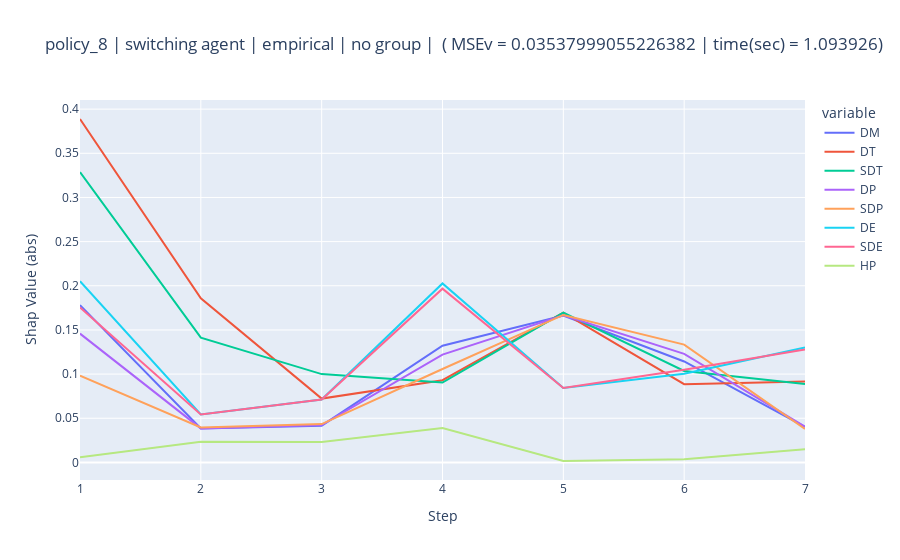

The cell this chart's notebook holds for it:
### Markdown cell above
#### Empirical | No group

### Code cell
df_shapley, pred_explain, internal, timing,MSEv,df = group_shap_single_exp(base_config,approach='empirical')
print(df['action'].unique())
fig =px.line(data_frame=df_shapley[["DM","DT","SDT","DP","SDP","DE","SDE","HP"]].abs(),
             x= df_shapley[["DM","DT","SDT","DP","SDP","DE","SDE","HP"]].index ,
             y = df_shapley[["DM","DT","SDT","DP","SDP","DE","SDE","HP"]].columns,
             title =f"{base_config["lvl"]} | switching agent | empirical | no group |  ( MSEv = {MSEv["MSEv"]['MSEv'].iloc[0]} | time(sec) = {timing["total_time_secs"]})"
             ).update_layout(xaxis_title="Step", yaxis_title="Shap Value (abs)")
fig.show()
MSEv["MSEv"]
img =gen_action_map(df,f=f'./README/resources/md_stages_screenshots/md-{base_config['lvl']}-v0_step0.jpg')
plt.imshow(img)

df_summary= groupShap_quant_results(df_shapley,df,MSEv,timing,approach='empirical',grouping= None)
# group_shap_resluts_to_csv(df_shapley,df,timing,MSEv,approach='empirical',grouping= None,csv="groupShap_analysis/data/level_groupShap_summary.csv")
# df.loc[(df['run']==0)]
# df['action'].loc[(df['run']==0)]

# df_shapley.reset_index()

#TODO add stat stuff
# df_shapley
df_summary

### Figure 1 — Plotly figure (JSON) as saved in the notebook; plotly's stock layout.template omitted (floating-point values rounded to 4 significant figures)
{"data": [{"hovertemplate": "variable=DM<br>index=%{x}<br>value=%{y}<extra></extra>", "legendgroup": "DM", "line": {"color": "#636efa", "dash": "solid"}, "marker": {"symbol": "circle"}, "mode": "lines", "name": "DM", "orientation": "v", "showlegend": true, "type": "scatter", "x": ["1", "2", "3", "4", "5", "6", "7"], "xaxis": "x", "y": [0.1781, 0.03839, 0.04164, 0.1321, 0.1663, 0.1143, 0.04011], "yaxis": "y"}, {"hovertemplate": "variable=DT<br>index=%{x}<br>value=%{y}<extra></extra>", "legendgroup": "DT", "line": {"color": "#EF553B", "dash": "solid"}, "marker": {"symbol": "circle"}, "mode": "lines", "name": "DT", "orientation": "v", "showlegend": true, "type": "scatter", "x": ["1", "2", "3", "4", "5", "6", "7"], "xaxis": "x", "y": [0.3888, 0.1859, 0.07229, 0.09311, 0.1695, 0.08858, 0.0917], "yaxis": "y"}, {"hovertemplate": "variable=SDT<br>index=%{x}<br>value=%{y}<extra></extra>", "legendgroup": "SDT", "line": {"color": "#00cc96", "dash": "solid"}, "marker": {"symbol": "circle"}, "mode": "lines", "name": "SDT", "orientation": "v", "showlegend": true, "type": "scatter", "x": ["1", "2", "3", "4", "5", "6", "7"], "xaxis": "x", "y": [0.3287, 0.1413, 0.09999, 0.0904, 0.1696, 0.1036, 0.08869], "yaxis": "y"}, {"hovertemplate": "variable=DP<br>index=%{x}<br>value=%{y}<extra></extra>", "legendgroup": "DP", "line": {"color": "#ab63fa", "dash": "solid"}, "marker": {"symbol": "circle"}, "mode": "lines", "name": "DP", "orientation": "v", "showlegend": true, "type": "scatter", "x": ["1", "2", "3", "4", "5", "6", "7"], "xaxis": "x", "y": [0.1458, 0.03855, 0.04226, 0.1221, 0.1667, 0.1229, 0.0406], "yaxis": "y"}, {"hovertemplate": "variable=SDP<br>index=%{x}<br>value=%{y}<extra></extra>", "legendgroup": "SDP", "line": {"color": "#FFA15A", "dash": "solid"}, "marker": {"symbol": "circle"}, "mode": "lines", "name": "SDP", "orientation": "v", "showlegend": true, "type": "scatter", "x": ["1", "2", "3", "4", "5", "6", "7"], "xaxis": "x", "y": [0.0983, 0.03952, 0.04343, 0.1057, 0.167, 0.1334, 0.03785], "yaxis": "y"}, {"hovertemplate": "variable=DE<br>index=%{x}<br>value=%{y}<extra></extra>", "legendgroup": "DE", "line": {"color": "#19d3f3", "dash": "solid"}, "marker": {"symbol": "circle"}, "mode": "lines", "name": "DE", "orientation": "v", "showlegend": true, "type": "scatter", "x": ["1", "2", "3", "4", "5", "6", "7"], "xaxis": "x", "y": [0.2051, 0.05421, 0.07117, 0.2026, 0.08425, 0.1004, 0.1302], "yaxis": "y"}, {"hovertemplate": "variable=SDE<br>index=%{x}<br>value=%{y}<extra></extra>", "legendgroup": "SDE", "line": {"color": "#FF6692", "dash": "solid"}, "marker": {"symbol": "circle"}, "mode": "lines", "name": "SDE", "orientation": "v", "showlegend": true, "type": "scatter", "x": ["1", "2", "3", "4", "5", "6", "7"], "xaxis": "x", "y": [0.1755, 0.05419, 0.07114, 0.1967, 0.08434, 0.1049, 0.1278], "yaxis": "y"}, {"hovertemplate": "variable=HP<br>index=%{x}<br>value=%{y}<extra></extra>", "legendgroup": "HP", "line": {"color": "#B6E880", "dash": "solid"}, "marker": {"symbol": "circle"}, "mode": "lines", "name": "HP", "orientation": "v", "showlegend": true, "type": "scatter", "x": ["1", "2", "3", "4", "5", "6", "7"], "xaxis": "x", "y": [0.005974, 0.0235, 0.02319, 0.03899, 0.001608, 0.003616, 0.01489], "yaxis": "y"}], "layout": {"legend": {"title": {"text": "variable"}, "tracegroupgap": 0}, "title": {"text": "policy_8 | switching agent | empirical | no group |  ( MSEv = 0.03537999055226382 | time(sec) = 1.093926)"}, "xaxis": {"anchor": "y", "domain": [0, 1], "title": {"text": "Step"}}, "yaxis": {"anchor": "x", "domain": [0, 1], "title": {"text": "Shap Value (abs)"}}}}
